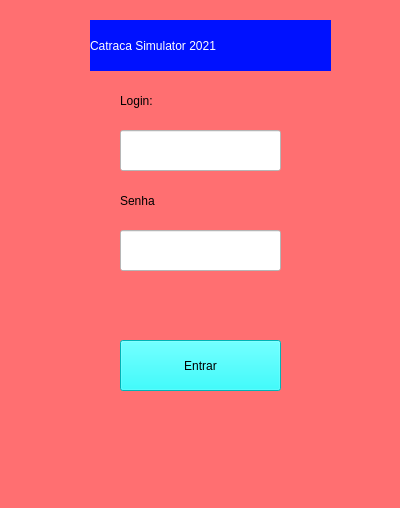
<?xml version="1.0" encoding="UTF-8"?>
<ui version="4.0">
 <class>Form</class>
 <widget class="QWidget" name="Form">
  <property name="geometry">
   <rect>
    <x>0</x>
    <y>0</y>
    <width>400</width>
    <height>508</height>
   </rect>
  </property>
  <property name="windowTitle">
   <string>Form</string>
  </property>
  <property name="styleSheet">
   <string notr="true">background-color: rgb(255, 111, 113);</string>
  </property>
  <widget class="QLineEdit" name="lineEdit">
   <property name="geometry">
    <rect>
     <x>120</x>
     <y>130</y>
     <width>161</width>
     <height>41</height>
    </rect>
   </property>
   <property name="styleSheet">
    <string notr="true">background-color: rgb(255, 255, 255);
font: 16pt &quot;Arial&quot;;</string>
   </property>
  </widget>
  <widget class="QLineEdit" name="lineEdit_2">
   <property name="geometry">
    <rect>
     <x>120</x>
     <y>230</y>
     <width>161</width>
     <height>41</height>
    </rect>
   </property>
   <property name="styleSheet">
    <string notr="true">background-color: rgb(255, 255, 255);
font: 16pt &quot;Arial&quot;;</string>
   </property>
  </widget>
  <widget class="QLabel" name="label">
   <property name="geometry">
    <rect>
     <x>120</x>
     <y>80</y>
     <width>141</width>
     <height>41</height>
    </rect>
   </property>
   <property name="styleSheet">
    <string notr="true">font: 87 18pt &quot;Arial Black&quot;;</string>
   </property>
   <property name="text">
    <string>Login:</string>
   </property>
  </widget>
  <widget class="QLabel" name="label_2">
   <property name="geometry">
    <rect>
     <x>120</x>
     <y>180</y>
     <width>141</width>
     <height>41</height>
    </rect>
   </property>
   <property name="styleSheet">
    <string notr="true">font: 87 18pt &quot;Arial Black&quot;;</string>
   </property>
   <property name="text">
    <string>Senha</string>
   </property>
  </widget>
  <widget class="QPushButton" name="pushButton_Entrar">
   <property name="geometry">
    <rect>
     <x>120</x>
     <y>340</y>
     <width>161</width>
     <height>51</height>
    </rect>
   </property>
   <property name="styleSheet">
    <string notr="true">background-color: rgb(0, 251, 255);
font: 87 28pt &quot;Arial Black&quot;;</string>
   </property>
   <property name="text">
    <string>Entrar</string>
   </property>
  </widget>
  <widget class="QLabel" name="label_3">
   <property name="geometry">
    <rect>
     <x>90</x>
     <y>20</y>
     <width>241</width>
     <height>51</height>
    </rect>
   </property>
   <property name="styleSheet">
    <string notr="true">background-color: rgb(0, 17, 255);
font: 87 18pt &quot;Arial Black&quot;;
color: rgb(255, 255, 255);</string>
   </property>
   <property name="text">
    <string>Catraca Simulator 2021</string>
   </property>
  </widget>
 </widget>
 <resources/>
 <connections/>
</ui>
